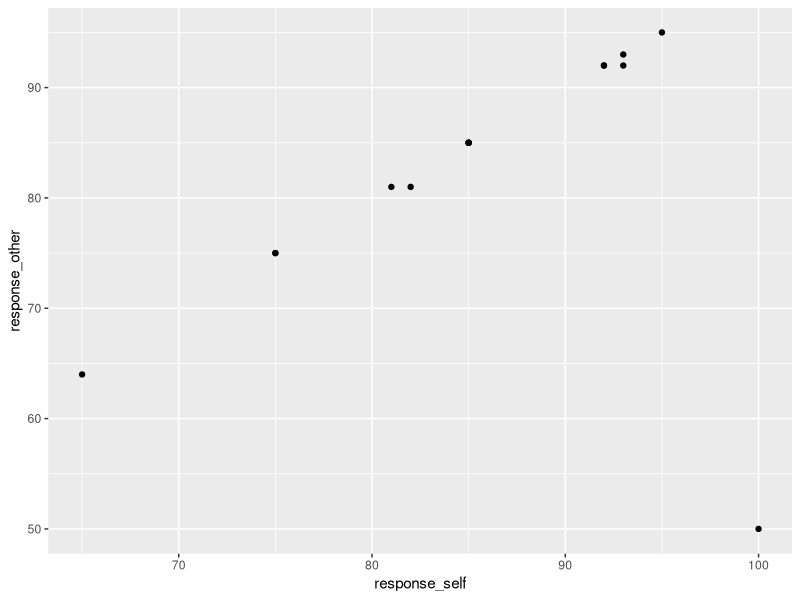
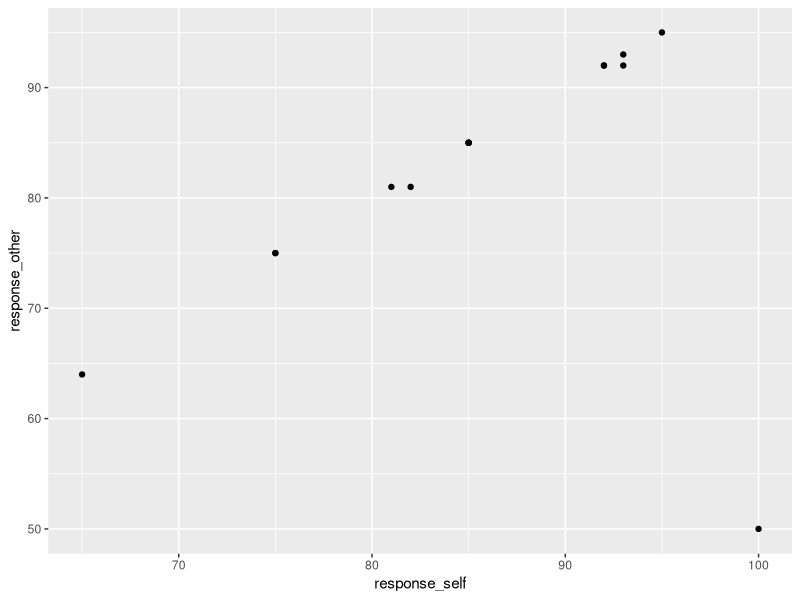

Here is the R script that generated these plots, in order:
## ---- chunk 1

dat <- read.csv('participant001.csv')
head(dat)

## ---- chunk 2

require(ggplot2)
ggplot(dat,aes(x=response_self,y=response_other))+geom_point()
ggsave('figure1.pdf')

## ---- chunk 3

m_self <- mean(dat$response_self)
m_other <- mean(dat$response_other)
angle <- 360*atan( m_self/m_other )/(2*pi)
angle

